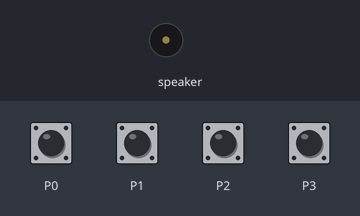
The program below on a simulated Calliope mini (MakeCode). Shown: buzzer (waves = sounding). The inputs (shaded band) are chosen by the test bench.

Above: at 1.2 s.
1.3 s: touch pin P0 pressed for 0.15 s
At 1.51 s:
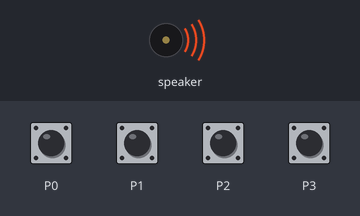
Timing chart, 0 to 4.3 s (numbered marks = the images above; inputs shaded):
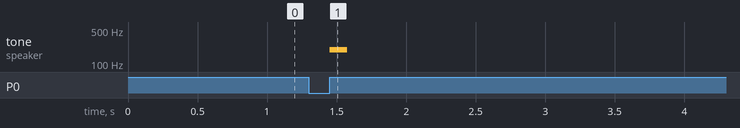

Measured:
- after the input at 1.3 s, tone on speaker: silent → 196 Hz after 0.15 s, → silent 0.13 s later

The program:

main.ts
```typescript
input.onPinPressed(TouchPin.P0, function () {
    music.playTone(196, music.beat(BeatFraction.Quarter))
})
input.onPinPressed(TouchPin.P3, function () {
    music.playTone(277, music.beat(BeatFraction.Quarter))
})
input.onPinPressed(TouchPin.P2, function () {
    music.playTone(262, music.beat(BeatFraction.Quarter))
})
input.onPinPressed(TouchPin.P1, function () {
    music.playTone(233, music.beat(BeatFraction.Quarter))
})
```

test.ts
```typescript
// Hier kann man Tests durchführen; diese Datei wird nicht kompiliert, wenn dieses Paket als Erweiterung verwendet wird.
```
